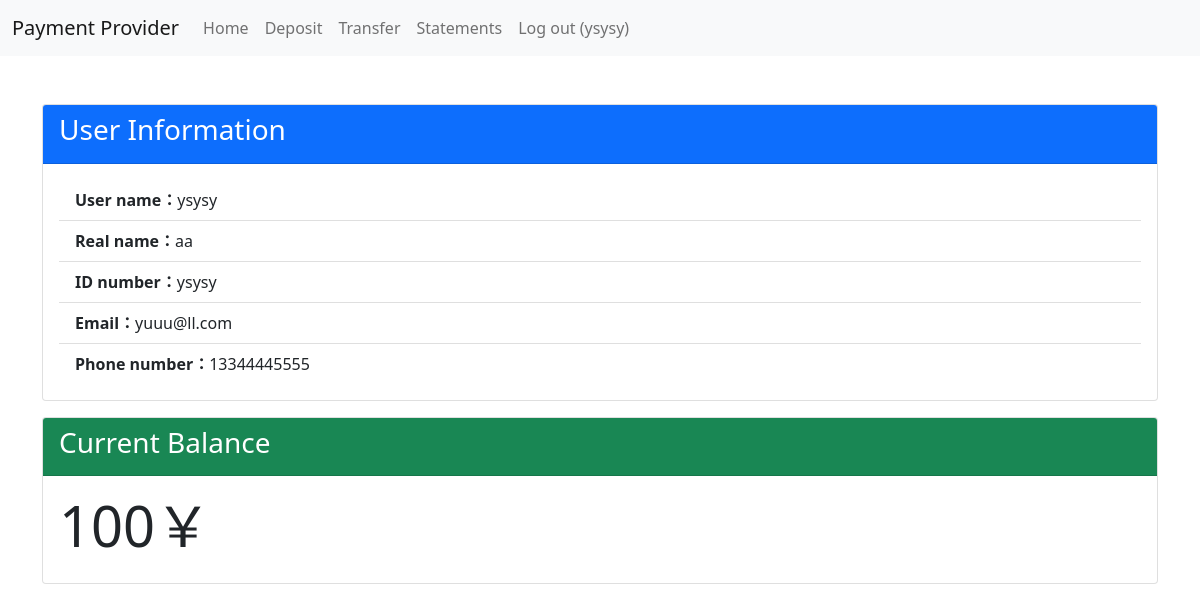
Page / (signed in) on the committed database.
### main/models.py (models this page shows, shortened)
class Payment_Account(AbstractBaseUser):
    user_id = models.AutoField(primary_key=True)
    username = models.CharField(max_length=50, unique=True)
    balance = models.IntegerField(default=0)
    name = models.CharField(max_length=50)
    user_id_number = models.CharField(max_length=18)
    user_phone = models.IntegerField()
    user_email = models.CharField(max_length=50)
    USERNAME_FIELD = 'username'
    objects = MyUserManager()

### main/views.py (the view)
# urls.py: path('', index, name="home"),
@login_required
def index(request):
    return render(request, "home.html")

### main/backend.py (called while the page is built)
    def get_user(self, user_id):
        try:
            return Payment_Account.objects.get(pk=user_id)
        except Payment_Account.DoesNotExist:
            return None

### templates/home.html
{% extends "base.html" %}
{% block content %}
    <div class="container my-5">
        <div class="card mb-3">
            <div class="card-header bg-primary text-white">
                <h3 class="card-title">User Information</h3>
            </div>
            <div class="card-body">
                <ul class="list-group list-group-flush">
                    <li class="list-group-item"><strong>User name：</strong>{{ user.username }}</li>
                    <li class="list-group-item"><strong>Real name：</strong>{{ user.name }}</li>
                    <li class="list-group-item"><strong>ID number：</strong>{{ user.username }}</li>
                    <li class="list-group-item"><strong>Email：</strong>{{ user.user_email }}</li>
                    <li class="list-group-item"><strong>Phone number：</strong>{{ user.user_phone }}</li>
                </ul>
            </div>
        </div>
        <div class="card">
            <div class="card-header bg-success text-white">
                <h3 class="card-title">Current Balance</h3>
            </div>
            <div class="card-body">
                <h1 class="display-4">{{ user.balance }}￥</h1>
            </div>
        </div>
    </div>
{% endblock %}

### templates/base.html (shortened to what this page needs)
<!DOCTYPE html>
<html lang="en">
<head>
    <link rel="stylesheet" href="https://cdnjs.cloudflare.com/ajax/libs/twitter-bootstrap/5.1.0/css/bootstrap.min.css">
</head>
<body>
<nav class="navbar navbar-expand-lg navbar-light bg-light">
    <div class="container-fluid">
        <a class="navbar-brand" href="#">Payment Provider</a>
        <div class="collapse navbar-collapse" id="navbarNav">
            <ul class="navbar-nav">
                <li class="nav-item">
                    <a class="nav-link" href="{% url 'home' %}">Home</a>
                </li>
                {% if user.is_authenticated %}
                    <li class="nav-item">
                        <a class="nav-link" href="{% url 'deposit' %}">Deposit</a>
                    </li>
                    <li class="nav-item">
                        <a class="nav-link" href="{% url 'transfer' %}">Transfer</a>
                    </li>
                    <li class="nav-item">
                        <a class="nav-link" href="{% url 'order' %}">Statements</a>
                    </li>
                    <li class="nav-item">
                        <a class="nav-link" href="{% url 'logout' %}">Log out ({{ user.username }})</a>
                    </li>
                {% endif %}
            </ul>
        </div>
    </div>
</nav>
{% block content %}{% endblock %}
</body>
</html>

### templates/base.html (style rules this page uses)
body { min-height: 100vh; }

### rows in the picture
Payment_Account: username "ysysy", name "aa", user_email "yuuu@ll.com", user_phone "13344445555", balance "100"
